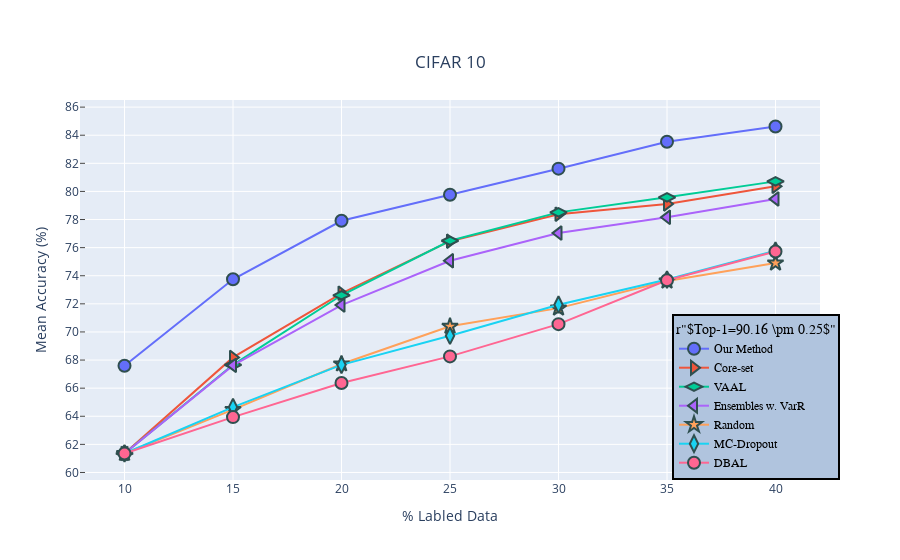

Source (notebook cell):
### Code cell
df = px.data.iris()
fig = go.Figure()
N = 100
random_x = np.linspace(0, 1, N)
random_y0 = np.random.randn(N) + 5
random_y1 = np.random.randn(N)
random_y2 = np.random.randn(N) - 5

fig = go.Figure()

# Add traces
cifar10_ratios = [100.*item for item in [0.1, 0.15, 0.2, 0.25, 0.3, 0.35, 0.4]]

m={}
m['VAAL']=24#'o'
m['Core-set']=8#'>'
m['Ensemble']=7#"<"
m['Random']=17#'*'
m['Dropout']=23#'d'
m['DBAL']=13#'p'
m['QBC']='H'
m['emp']='s'
m['SA']=','
m['UCAL']=5#"^"

print(cifar10_ratios)
print(cifar10_UCAL)
fig.add_trace(go.Scatter(x=cifar10_ratios, y=list(cifar10_UCAL),
                    mode='lines+markers',
                    name='Our Method',
                        marker=dict(symbol=0)))

'''OTHER BASE LINES'''
cifar10_coreset = [61.35, 68.98, 73.28, 76.81, 78.62, 79.36, 80.57]
cifar10_coreset_error = [0, 0.79, 0.53, 0.35, 0.24, 0.25, 0.2]
cifar10_my_method = [61.35, 68.3, 72.94, 76.79, 78.74, 79.78, 80.9]
cifar10_my_method_error = [0, 0.64, 0.33, 0.3, 0.23, 0.2, 0.185]
cifar10_ensemble = [61.35, 68.15, 72.34, 75.5, 77.33, 78.4, 79.62]
cifar10_ensemble_error = [0, 0.53, 0.43, 0.43, 0.295, 0.24, 0.155]
cifar10_dropout = [61.35, 65.05, 68.2, 70.77, 71.93, 73.82, 75.09]
cifar10_dropout_error = [0, 0.58, 0.48, 0.37, 0.235, 0.2, 0.185]
cifar10_random = [61.35, 65.28, 68.17, 70.28, 72.26, 74.01, 75.99]
cifar10_random_error = [0, 0.63, 0.51, 0.55, 0.32, 0.28, 0.21]
cifar10_oracle = [61.35, 65.52, 69.22, 71.82, 74.04, 75.74, 76.84]
cifar10_oracle_error = [0, 0.61, 0.335, 0.3, 0.25, 0.18, 0.16]
cifar10_empirical = [61.35, 64.65, 66.88, 68.59, 70.79, 73.86, 75.88]
cifar10_empirical_error = [0, 0.71, 0.51, 0.33, 0.235, 0.18, 0.16]

fig.add_trace(go.Scatter(x=cifar10_ratios, y=np.subtract(cifar10_coreset,cifar10_coreset_error),mode='lines+markers',
                         name='Core-set',marker=dict(symbol=m['Core-set'])))
fig.add_trace(go.Scatter(x=cifar10_ratios, y=np.subtract(cifar10_my_method,cifar10_my_method_error),mode='lines+markers',
                         name='VAAL',  marker=dict(symbol=m['VAAL'])))
fig.add_trace(go.Scatter(x=cifar10_ratios, y=np.subtract(cifar10_ensemble,cifar10_ensemble_error),mode='lines+markers',
                         name='Ensembles w. VarR',  marker=dict(symbol=m['Ensemble'])))
fig.add_trace(go.Scatter(x=cifar10_ratios, y=np.subtract(cifar10_dropout,cifar10_dropout_error),mode='lines+markers',
                         name='Random',  marker=dict(symbol=m['Random'])))
fig.add_trace(go.Scatter(x=cifar10_ratios, y=np.subtract(cifar10_random,cifar10_random_error),mode='lines+markers',
                         name='MC-Dropout',  marker=dict(symbol=m['Dropout'])))

# fig.add_trace(go.Scatter(x=cifar10_ratios, y=np.subtract(cifar10_oracle,cifar10_oracle_error),mode='lines+markers',name=
#                          'lines+markers'))

fig.add_trace(go.Scatter(x=cifar10_ratios, y=np.subtract(cifar10_empirical,cifar10_empirical_error),mode='lines+markers',name=
                         'DBAL'))

# fig.add_trace(go.Scatter(x=[None], y=[None],mode='lines',
#                           marker=dict(size=0, color='rgb(176, 197, 222)')
#                        , showlegend=True,name=r"Top-1= $90.16 \pm 0.25$"))
#fig.show()
fig.update_yaxes(ticks="inside",dtick='2')
fig.update_traces(marker=dict(size=12,
                              
                              line=dict(width=2,
                                        color='DarkSlateGrey')),
                  selector=dict(mode='lines+markers'))

fig.update_layout(
   legend_title_text='r"$Top-1=90.16 \pm 0.25$"',
    xaxis_title="% Labled Data",
    yaxis_title="Mean Accuracy (%)",
    title={
        'text': "CIFAR 10",
        'y':0.9,
        'x':0.5,
        'xanchor': 'center',
        'yanchor': 'top'},
    legend=dict(
        x=0.8,
        y=0,
        traceorder="normal",
        font=dict(
            family="sans-serif",
            size=12,
            color="black"
        ),
        bgcolor="LightSteelBlue",
        bordercolor="Black",
        borderwidth=2
    )
)

fig.show()

### Figure 1 — Plotly figure (JSON) as saved in the notebook; plotly's stock layout.template omitted (floating-point values rounded to 4 significant figures)
{"data": [{"marker": {"line": {"color": "DarkSlateGrey", "width": 2}, "size": 12, "symbol": 0}, "mode": "lines+markers", "name": "Our Method", "type": "scatter", "x": [10, 15, 20, 25, 30, 35, 40], "y": [67.59, 73.75, 77.91, 79.76, 81.62, 83.54, 84.62]}, {"marker": {"line": {"color": "DarkSlateGrey", "width": 2}, "size": 12, "symbol": 8}, "mode": "lines+markers", "name": "Core-set", "type": "scatter", "x": [10, 15, 20, 25, 30, 35, 40], "y": [61.35, 68.19, 72.75, 76.46, 78.38, 79.11, 80.37]}, {"marker": {"line": {"color": "DarkSlateGrey", "width": 2}, "size": 12, "symbol": 24}, "mode": "lines+markers", "name": "VAAL", "type": "scatter", "x": [10, 15, 20, 25, 30, 35, 40], "y": [61.35, 67.66, 72.61, 76.49, 78.51, 79.58, 80.72]}, {"marker": {"line": {"color": "DarkSlateGrey", "width": 2}, "size": 12, "symbol": 7}, "mode": "lines+markers", "name": "Ensembles w. VarR", "type": "scatter", "x": [10, 15, 20, 25, 30, 35, 40], "y": [61.35, 67.62, 71.91, 75.07, 77.03, 78.16, 79.47]}, {"marker": {"line": {"color": "DarkSlateGrey", "width": 2}, "size": 12, "symbol": 17}, "mode": "lines+markers", "name": "Random", "type": "scatter", "x": [10, 15, 20, 25, 30, 35, 40], "y": [61.35, 64.47, 67.72, 70.4, 71.7, 73.62, 74.91]}, {"marker": {"line": {"color": "DarkSlateGrey", "width": 2}, "size": 12, "symbol": 23}, "mode": "lines+markers", "name": "MC-Dropout", "type": "scatter", "x": [10, 15, 20, 25, 30, 35, 40], "y": [61.35, 64.65, 67.66, 69.73, 71.94, 73.73, 75.78]}, {"marker": {"line": {"color": "DarkSlateGrey", "width": 2}, "size": 12}, "mode": "lines+markers", "name": "DBAL", "type": "scatter", "x": [10, 15, 20, 25, 30, 35, 40], "y": [61.35, 63.94, 66.37, 68.26, 70.56, 73.68, 75.72]}], "layout": {"legend": {"bgcolor": "LightSteelBlue", "bordercolor": "Black", "borderwidth": 2, "font": {"color": "black", "family": "sans-serif", "size": 12}, "title": {"text": "r\"$Top-1=90.16 \\pm 0.25$\""}, "traceorder": "normal", "x": 0.8, "y": 0}, "title": {"text": "CIFAR 10", "x": 0.5, "xanchor": "center", "y": 0.9, "yanchor": "top"}, "xaxis": {"title": {"text": "% Labled Data"}}, "yaxis": {"dtick": "2", "ticks": "inside", "title": {"text": "Mean Accuracy (%)"}}}}
